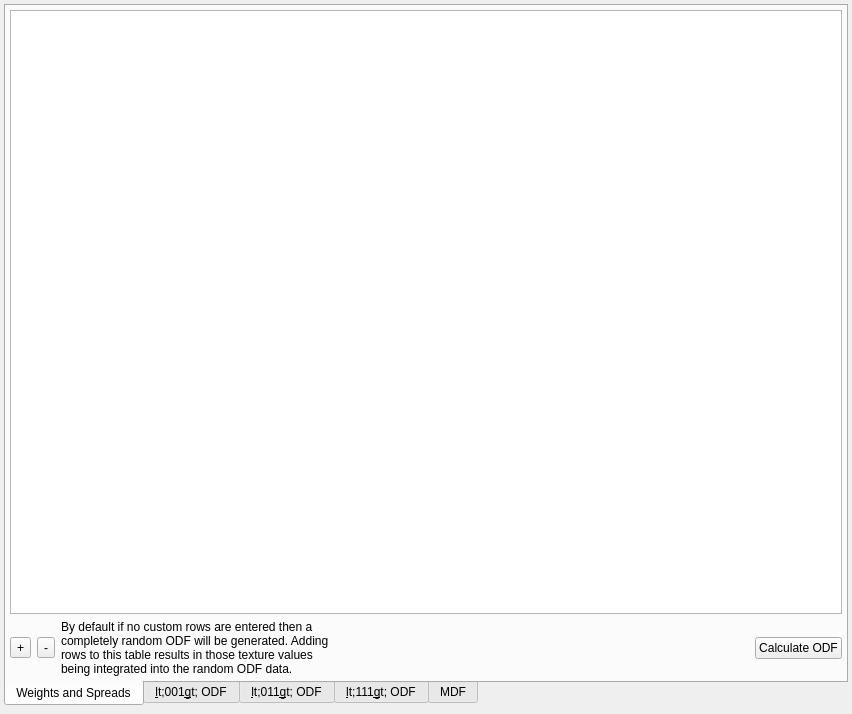
<?xml version="1.0" encoding="UTF-8"?>
<ui version="4.0">
 <class>StatsGenODFWidget</class>
 <widget class="QWidget" name="StatsGenODFWidget">
  <property name="geometry">
   <rect>
    <x>0</x>
    <y>0</y>
    <width>852</width>
    <height>714</height>
   </rect>
  </property>
  <property name="windowTitle">
   <string>Form</string>
  </property>
  <layout class="QVBoxLayout" name="verticalLayout_2">
   <property name="spacing">
    <number>6</number>
   </property>
   <property name="leftMargin">
    <number>4</number>
   </property>
   <property name="topMargin">
    <number>4</number>
   </property>
   <property name="rightMargin">
    <number>4</number>
   </property>
   <property name="bottomMargin">
    <number>8</number>
   </property>
   <item>
    <widget class="QTabWidget" name="tabWidget">
     <property name="tabPosition">
      <enum>QTabWidget::South</enum>
     </property>
     <property name="currentIndex">
      <number>0</number>
     </property>
     <widget class="QWidget" name="tab">
      <attribute name="title">
       <string>Weights and Spreads</string>
      </attribute>
      <layout class="QGridLayout" name="gridLayout">
       <property name="margin">
        <number>4</number>
       </property>
       <property name="spacing">
        <number>6</number>
       </property>
       <item row="0" column="0">
        <widget class="QTableView" name="m_ODFTableView">
         <property name="sizePolicy">
          <sizepolicy hsizetype="Minimum" vsizetype="Expanding">
           <horstretch>0</horstretch>
           <verstretch>0</verstretch>
          </sizepolicy>
         </property>
         <property name="minimumSize">
          <size>
           <width>300</width>
           <height>100</height>
          </size>
         </property>
        </widget>
       </item>
       <item row="1" column="0">
        <layout class="QHBoxLayout" name="horizontalLayout_4" stretch="0,0,0,0,0">
         <property name="sizeConstraint">
          <enum>QLayout::SetMinAndMaxSize</enum>
         </property>
         <item>
          <widget class="QToolButton" name="addODFTextureBtn">
           <property name="text">
            <string>+</string>
           </property>
          </widget>
         </item>
         <item>
          <widget class="QToolButton" name="deleteODFTextureBtn">
           <property name="text">
            <string>-</string>
           </property>
          </widget>
         </item>
         <item>
          <widget class="QLabel" name="label_2">
           <property name="text">
            <string>By default if no custom rows are entered then a completely random ODF will be generated. Adding rows to this table results in those texture values being integrated into the random ODF data.</string>
           </property>
           <property name="wordWrap">
            <bool>true</bool>
           </property>
          </widget>
         </item>
         <item>
          <spacer name="horizontalSpacer_2">
           <property name="orientation">
            <enum>Qt::Horizontal</enum>
           </property>
           <property name="sizeHint" stdset="0">
            <size>
             <width>78</width>
             <height>48</height>
            </size>
           </property>
          </spacer>
         </item>
         <item>
          <widget class="QPushButton" name="m_CalculateODFBtn">
           <property name="text">
            <string>Calculate ODF</string>
           </property>
          </widget>
         </item>
        </layout>
       </item>
      </layout>
     </widget>
     <widget class="QWidget" name="tab_2">
      <attribute name="title">
       <string>&lt;001&gt; ODF</string>
      </attribute>
      <layout class="QVBoxLayout" name="verticalLayout_3">
       <item>
        <widget class="QwtPlot" name="m_ODF_001Plot">
         <property name="sizePolicy">
          <sizepolicy hsizetype="Fixed" vsizetype="Fixed">
           <horstretch>0</horstretch>
           <verstretch>0</verstretch>
          </sizepolicy>
         </property>
         <property name="minimumSize">
          <size>
           <width>450</width>
           <height>450</height>
          </size>
         </property>
         <property name="sizeIncrement">
          <size>
           <width>1</width>
           <height>1</height>
          </size>
         </property>
        </widget>
       </item>
      </layout>
     </widget>
     <widget class="QWidget" name="tab_3">
      <attribute name="title">
       <string>&lt;011&gt; ODF</string>
      </attribute>
      <layout class="QVBoxLayout" name="verticalLayout_4">
       <item>
        <widget class="QwtPlot" name="m_ODF_011Plot">
         <property name="sizePolicy">
          <sizepolicy hsizetype="Fixed" vsizetype="Fixed">
           <horstretch>0</horstretch>
           <verstretch>0</verstretch>
          </sizepolicy>
         </property>
         <property name="minimumSize">
          <size>
           <width>450</width>
           <height>450</height>
          </size>
         </property>
         <property name="maximumSize">
          <size>
           <width>450</width>
           <height>450</height>
          </size>
         </property>
         <property name="sizeIncrement">
          <size>
           <width>1</width>
           <height>1</height>
          </size>
         </property>
        </widget>
       </item>
      </layout>
     </widget>
     <widget class="QWidget" name="tab_4">
      <attribute name="title">
       <string>&lt;111&gt; ODF</string>
      </attribute>
      <layout class="QVBoxLayout" name="verticalLayout">
       <item>
        <widget class="QwtPlot" name="m_ODF_111Plot">
         <property name="sizePolicy">
          <sizepolicy hsizetype="Fixed" vsizetype="Fixed">
           <horstretch>0</horstretch>
           <verstretch>0</verstretch>
          </sizepolicy>
         </property>
         <property name="minimumSize">
          <size>
           <width>450</width>
           <height>450</height>
          </size>
         </property>
         <property name="sizeIncrement">
          <size>
           <width>1</width>
           <height>1</height>
          </size>
         </property>
        </widget>
       </item>
      </layout>
     </widget>
     <widget class="QWidget" name="mdf_tab">
      <attribute name="title">
       <string>MDF</string>
      </attribute>
      <layout class="QHBoxLayout" name="horizontalLayout_3">
       <property name="spacing">
        <number>4</number>
       </property>
       <property name="margin">
        <number>4</number>
       </property>
       <item>
        <layout class="QVBoxLayout" name="verticalLayout_6">
         <item>
          <widget class="QTableView" name="m_MDFTableView">
           <property name="sizePolicy">
            <sizepolicy hsizetype="Minimum" vsizetype="Ignored">
             <horstretch>0</horstretch>
             <verstretch>0</verstretch>
            </sizepolicy>
           </property>
           <property name="minimumSize">
            <size>
             <width>300</width>
             <height>0</height>
            </size>
           </property>
          </widget>
         </item>
         <item>
          <layout class="QHBoxLayout" name="horizontalLayout_2" stretch="0,0,0">
           <property name="sizeConstraint">
            <enum>QLayout::SetMinAndMaxSize</enum>
           </property>
           <item>
            <widget class="QToolButton" name="addMDFRowBtn">
             <property name="text">
              <string>+</string>
             </property>
            </widget>
           </item>
           <item>
            <widget class="QToolButton" name="deleteMDFRowBtn">
             <property name="text">
              <string>-</string>
             </property>
            </widget>
           </item>
           <item>
            <widget class="QPushButton" name="m_MDFUpdateBtn">
             <property name="sizePolicy">
              <sizepolicy hsizetype="Fixed" vsizetype="Fixed">
               <horstretch>0</horstretch>
               <verstretch>0</verstretch>
              </sizepolicy>
             </property>
             <property name="text">
              <string>Update</string>
             </property>
            </widget>
           </item>
          </layout>
         </item>
         <item>
          <widget class="QLabel" name="label">
           <property name="sizePolicy">
            <sizepolicy hsizetype="Maximum" vsizetype="Maximum">
             <horstretch>0</horstretch>
             <verstretch>0</verstretch>
            </sizepolicy>
           </property>
           <property name="text">
            <string>Some Message about how the data was generated.</string>
           </property>
           <property name="wordWrap">
            <bool>true</bool>
           </property>
          </widget>
         </item>
        </layout>
       </item>
       <item>
        <widget class="QwtPlot" name="m_MDFPlot">
         <property name="sizePolicy">
          <sizepolicy hsizetype="Ignored" vsizetype="Ignored">
           <horstretch>0</horstretch>
           <verstretch>0</verstretch>
          </sizepolicy>
         </property>
        </widget>
       </item>
      </layout>
     </widget>
    </widget>
   </item>
  </layout>
 </widget>
 <customwidgets>
  <customwidget>
   <class>QwtPlot</class>
   <extends>QFrame</extends>
   <header>qwt_plot.h</header>
   <container>1</container>
  </customwidget>
 </customwidgets>
 <resources/>
 <connections/>
</ui>
